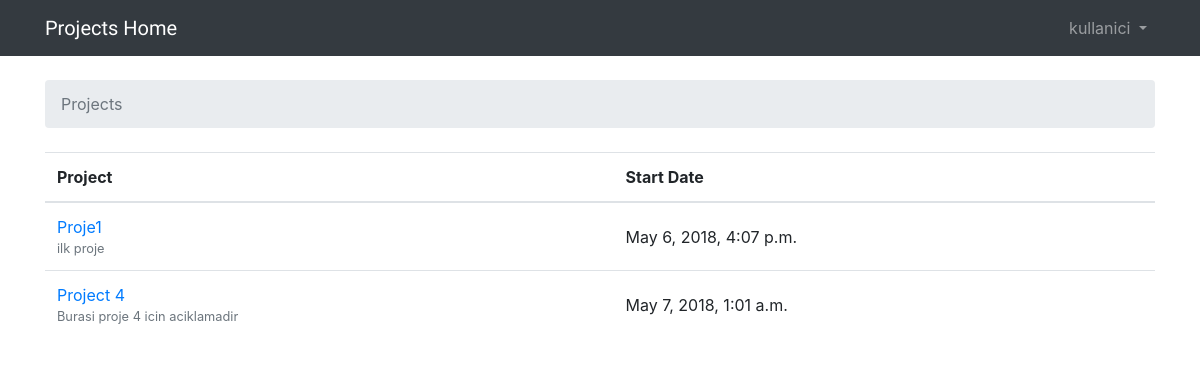
Screenshot of / (signed in) with the database file from the repository.
### prmanage/models.py (models this page shows, shortened)
class Project(models.Model):
    name = models.CharField(max_length=30, unique=True)
    description = models.CharField(max_length=100)
    start_date = models.DateTimeField(default=datetime.now)
    def __str__(self):
        return self.name

### prmanage/views.py (the view)
# urls.py: url(r'^$', views.home, name='home'),
def home(request):
    projects = Project.objects.all()
    pms = ProjectPM.objects.all()
    return render(request, 'home.html', {'projects': projects, 'pms': pms})

### templates/home.html
{% extends 'base.html' %}
{% block breadcrumb %}
  <li class="breadcrumb-item active">Projects</li>
{% endblock %}
{% block content %}
      {% if user.is_superuser %}
      <table class="table">
        <thead class="thead-inverse">
          <tr>
            <th>Project</th>
            <th>Start Date</th>
            <th>Total Task Count</th>
            <th>Active Task Count</th>
          </tr>
        </thead>
        <tbody>
          {% for project in projects %}
            <tr>
              <td>
                <a href="{% url 'project_tasks' project.pk %}">{{ project.name }}</a>
                <small class="text-muted d-block">{{ project.description }}</small>
              </td>
              <td class="align-middle">{{ project.start_date }}</td>
              <td>{{ project.get_task_count }}</td>
              <td>{{ project.get_active_task_count }}</td>
            </tr>
          {% endfor %}
        </tbody>
      </table>
      {% elif user.is_authenticated %}
          <table class="table">
              <thead class="thead-inverse">
                <tr>
                  <th>Project</th>
                  <th>Start Date</th>
                </tr>
              </thead>
              <tbody>
                {% for project in projects %}
                    {% for pm in pms %}
                      {% ifequal pm.pm_id|stringformat:"s" user.username  %}
                        {% ifequal pm.project_id|stringformat:"s" project.name  %}
                          <tr>
                            <td>
                              <a href="{% url 'project_tasks' project.pk %}">{{ project.name }}</a>
                              <small class="text-muted d-block">{{ project.description }}</small>
                            </td>
                            <td class="align-middle">{{ project.start_date }}</td>
                          </tr>
                      {% endifequal %}
                    {% endifequal %}
                  {% endfor %}
                {% endfor %}
              </tbody>
            </table>
      {% else %}
      <div class="jumbotron">
        <h2>You need to log in to manage your projects!</h2>
      </div>
      {% endif %}
{% endblock %}

### templates/base.html (shortened to what this page needs)
{% load static %}<!DOCTYPE html>
<html>
  <head>
    <link rel="stylesheet" href="{% static 'css/bootstrap.min.css' %}">
    <link rel="stylesheet" href="{% static 'css/app.css' %}">
  </head>
  <body>
    {% block body %}
    <nav class="navbar navbar-expand-lg navbar-dark bg-dark">
      <div class="container">
        <a class="navbar-brand" href="{% url 'home' %}">Projects Home</a>
      <div class="collapse navbar-collapse" id="mainMenu">
      {% if user.is_authenticated %}
        <ul class="navbar-nav ml-auto">
          <li class="nav-item dropdown">
            <a class="nav-link dropdown-toggle" href="#" id="userMenu" data-toggle="dropdown" aria-haspopup="true" aria-expanded="false">
              {{ user.username }}
            </a>
          </li>
        </ul>
      {% endif %}
    </div>
      </div>
    </nav>
    <div class="container">
      <ol class="breadcrumb my-4">
        {% block breadcrumb %}
        {% endblock %}
      </ol>
      {% block content %}
      {% endblock %}
    </div>
    {% endblock body %}
  </body>
</html>

### static/css/app.css (style rules this page uses)
.navbar-brand { font-family: 'Peralta', cursive; }

### rows the page displays
Project: name "Proje1", description "ilk proje", start_date "May 6, 2018, 4:07 p.m."
Project: name "Project 4", description "Burasi proje 4 icin aciklamadir", start_date "May 7, 2018, 1:01 a.m."

### other values shown
{{ user.username }} "kullanici"
